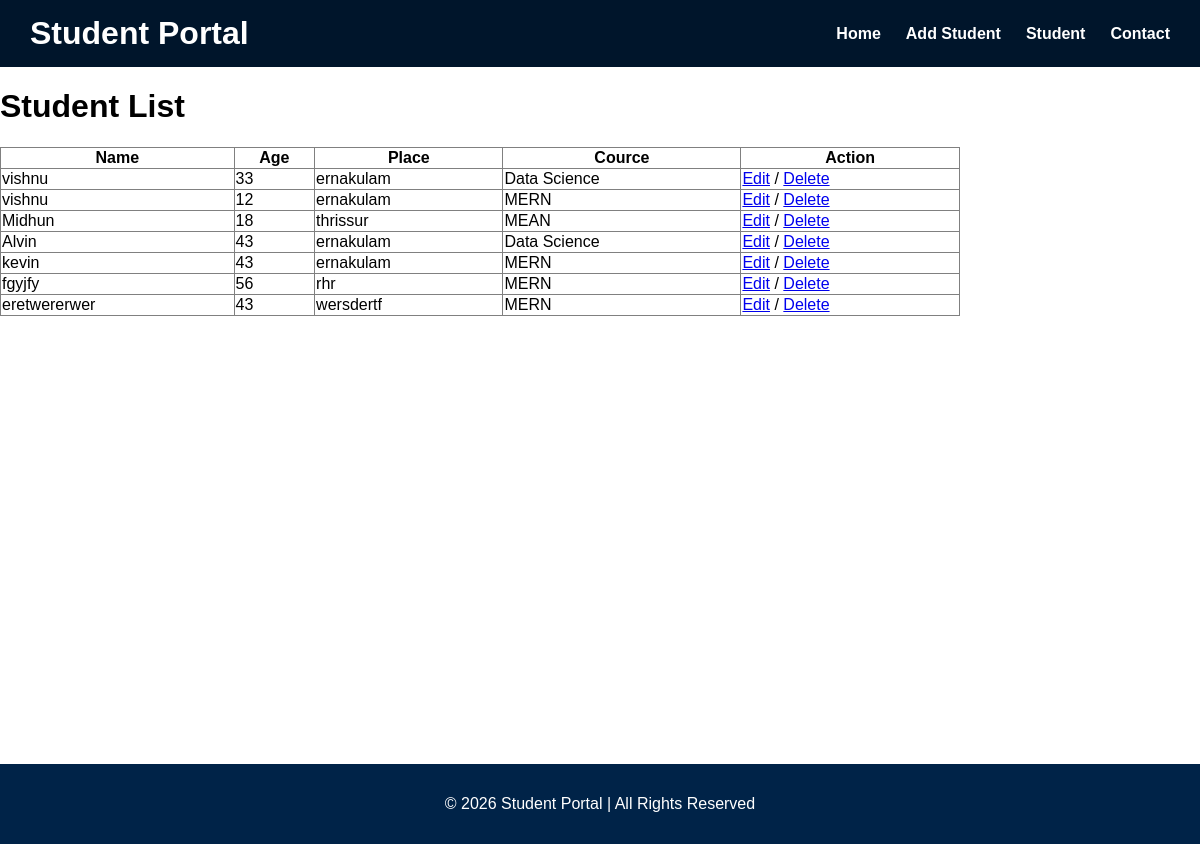
The page /app/student-list/ on the database its author committed.
### app/models.py (models this page shows, shortened)
class Student(models.Model):
    cource = models.ForeignKey(Cource, on_delete=models.CASCADE)
    name = models.CharField(max_length=255)
    age = models.IntegerField()
    place = models.CharField(max_length=255)

class Cource(models.Model):
    name = models.CharField(max_length=255)
    duration = models.CharField(max_length=255)

### app/views.py (the view)
# urls.py: path("student-list/", views.students_list, name="student_list"),
def students_list(request):
    students = Student.objects.all()
    context = {"students": students}
    return render(request, "app/list_students.html", context)

### app/templates/app/list_students.html (shortened to what this page needs)
{% extends 'app/base.html' %}
{% block content %}
<h1>
   Student List
</h1>
<table border="1" style="border-collapse: collapse; width: 80%;">
    <thead>
        <th>Name</th>
        <th>Age</th>
        <th>Place</th>
        <th>Cource</th>
        <th>Action</th>
    </thead>
    <tbody>
        {% for student in students %}
        <tr>
            <td>{{student.name}}</td>
            <td>{{student.age}}</td>
            <td>{{student.place}}</td>
            <td>{{student.cource.name}}</td>
            <td><a href="{% url 'edit_student' student.id %}">Edit</a> / <a href="{% url 'delete_student' student.id %}">Delete</a></td>
        </tr>
        {% endfor %}
    </tbody>
</table>
{% endblock content %}

### app/static/app/css/style.css (style rules this page uses)
body { margin:0; font-family:Arial, Helvetica, sans-serif; }

### rows shown on the page
Student: name "vishnu", age "33", place "ernakulam", cource.name "Data Science"
Student: name "vishnu", age "12", place "ernakulam", cource.name "MERN"
Student: name "Midhun", age "18", place "thrissur", cource.name "MEAN"
Student: name "Alvin", age "43", place "ernakulam", cource.name "Data Science"
Student: name "kevin", age "43", place "ernakulam", cource.name "MERN"
Student: name "fgyjfy", age "56", place "rhr", cource.name "MERN"
Student: name "eretwererwer", age "43", place "wersdertf", cource.name "MERN"
